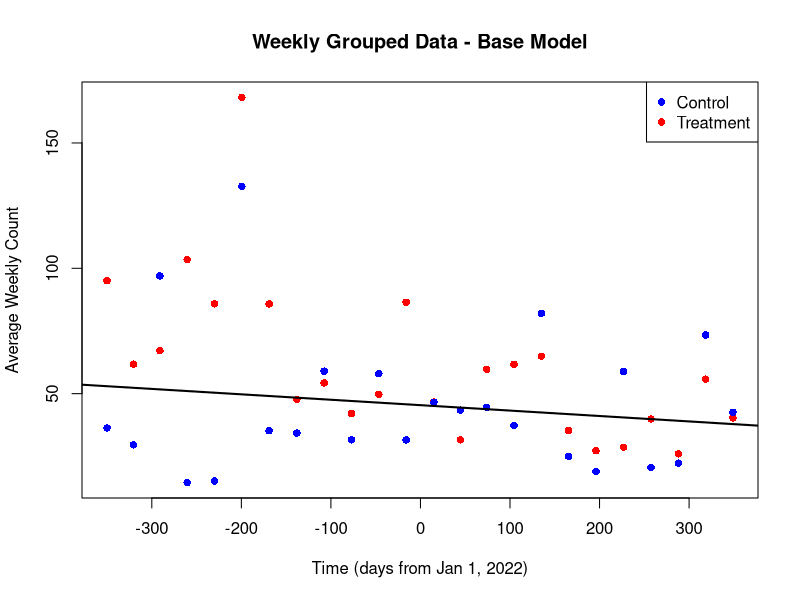
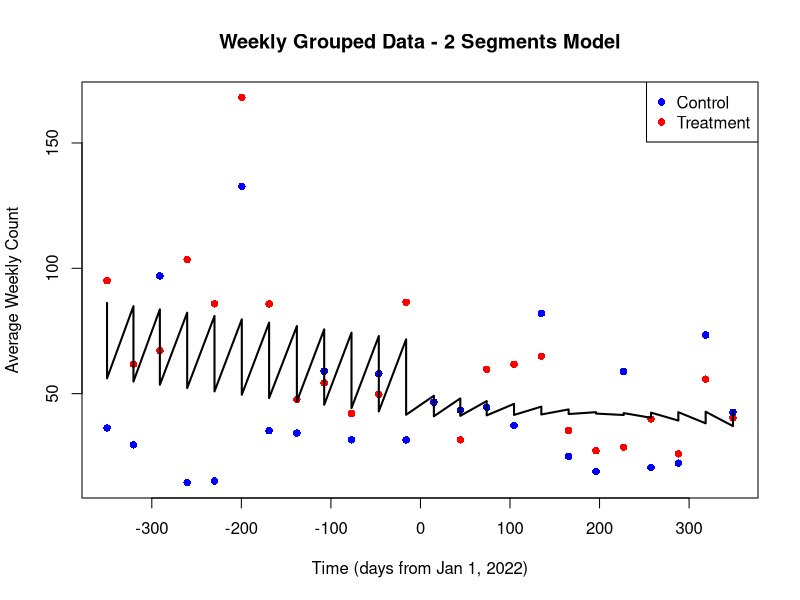
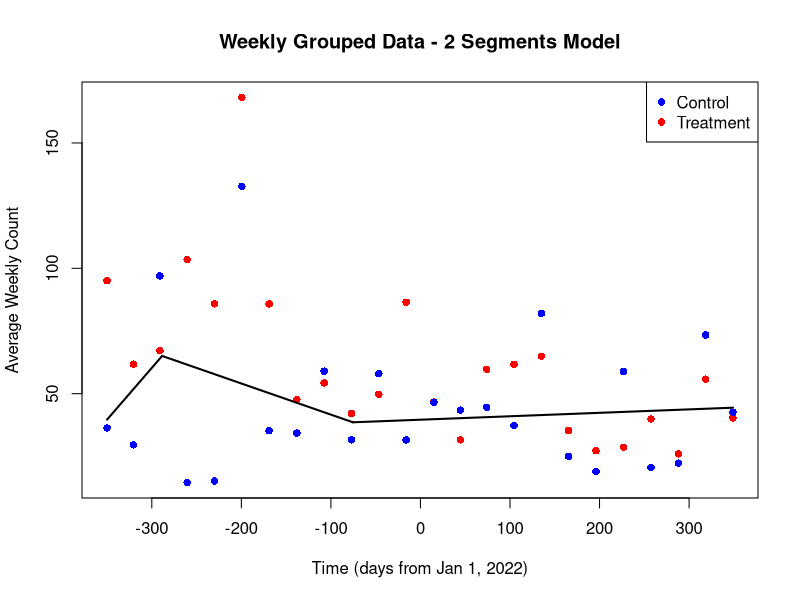
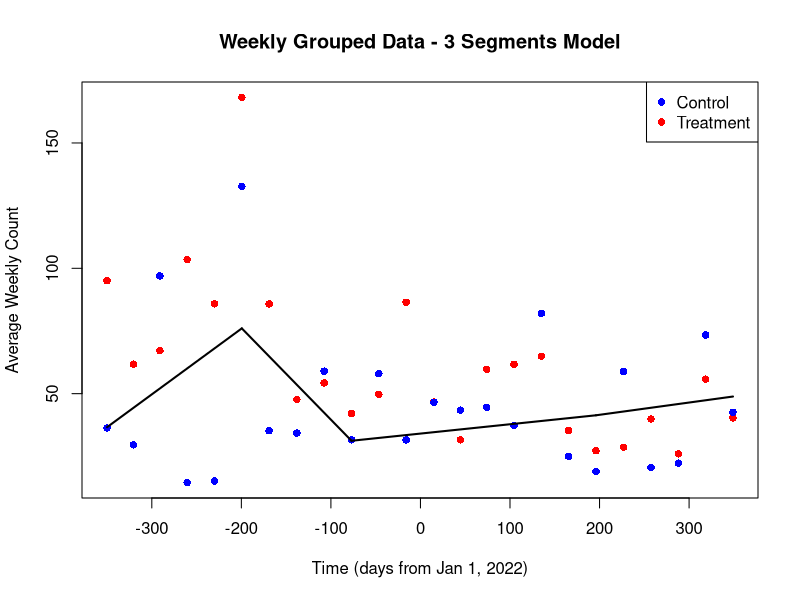
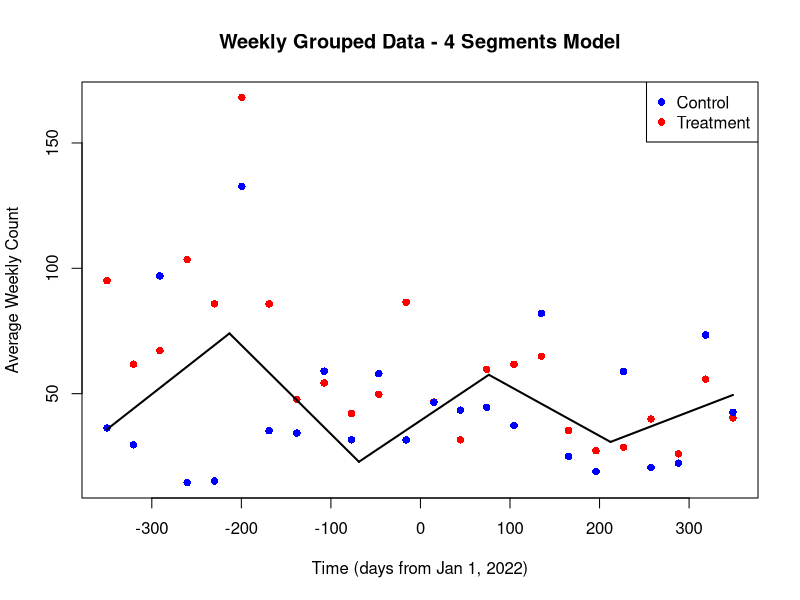

Reproduce these figures in R, in order. (Note: this script raises an error after producing the figures.)
## ---- chunk 1
if (!require(segmented)) install.packages("segmented")
if (!require(dplyr)) install.packages("dplyr")
if (!require(lubridate)) install.packages("lubridate")
if (!require(tidyverse)) install.packages("tidyverse")
if (!require(lmtest)) install.packages("lmtest")
if (!require(sandwich)) install.packages("sandwich")


library(segmented)
library(dplyr)
library(lubridate)
library(tidyverse)
library(lmtest)
library(sandwich)
## ---- chunk 2
df <- read.csv("df_Chocolate_full_tax_difference.csv")
df$date <- as.Date(df$date, format = "%d/%m/%Y")
#df <- read.csv("df_Soda_full_tax_difference.csv")
#$df$date <- as.Date(df$date, format = "%Y-%m-%d")

if (sum(is.na(df$date)) > 0) {
  print("Warning: Some dates couldn't be converted. Check the format.")
}

# Filter for years 2021 and 2022
df_filtered <- df %>%
  filter(year(date) %in% c(2021,2022))

#Creating Control Group
df_long <- df_filtered %>%
  pivot_longer(cols = c(full_tax_count, chocolate_count),
               names_to = "control",
               values_to = "count") %>%
  mutate(control = if_else(control == "full_tax_count", 0, 1))


# Create time variable (days since start of 2022)
df_long$time <- as.numeric(df_long$date - as.Date("2022-01-01"))

# Create intervention dummy: 0 for 2021,2023, 1 for 2022
df_long$intervention <- ifelse(year(df_long$date) == 2022, 1, 0)

# Create intervention dummy: 0 for 2021,2022, 1 for 2023
#df_long$post <- ifelse(year(df_long$date) == 2023, 1, 0)

# Add week information
df_long$week <- floor_date(df_long$date, "month")

# Group by week and control status
df_weekly <- df_long %>%
  group_by(week, control) %>%
  summarize(
    count = mean(count, na.rm = TRUE),
    time = mean(time, na.rm = TRUE),
    intervention = first(intervention),
    #post = first(post),
    .groups = "drop"
  )

# Prepare for regression
df_regression <- df_weekly %>%
  mutate(
    t = time,
    xSSB = 1-control,
    intervention = intervention,
    #post=post,
    xSSB_intervention = xSSB * intervention,
   # xSSB_post = xSSB * post,
    t_xSSB_intervention = t * xSSB * intervention,
   # t_xSSB_post = t * xSSB * post
  )
## ---- chunk 3
model <- lm(count ~ t + xSSB + xSSB_intervention  + t_xSSB_intervention , data = df_regression)
summary(model)

# MODIFIED PLOT - Color points by control status
plot(df_regression$t, df_regression$count, 
     col = ifelse(df_regression$control == 1, "blue", "red"),  # Blue for control, Red for treatment
     pch = 16, 
     cex = 1.0,  # Increased point size for weekly data
     main = "Weekly Grouped Data - Base Model",
     xlab = "Time (days from Jan 1, 2022)",
     ylab = "Average Weekly Count")
legend("topright", 
       legend = c("Control", "Treatment"), 
       col = c("blue", "red"), 
       pch = 16)
abline(model, col = "black", lwd = 2)

# Apply the Davies test to look for a significant breakpoint in `t`
davies.test(model, seg.Z = ~t)
## ---- chunk 4

seg_model <- segmented(model, seg.Z = ~t, 
                      psi = c(0),
                      control = seg.control(display = TRUE, it.max = 0))

summary(seg_model)

# MODIFIED PLOT - Color points by control status
plot(df_regression$t, df_regression$count, 
     col = ifelse(df_regression$control == 1, "blue", "red"),
     pch = 16, 
     cex = 1.0,
     main = "Weekly Grouped Data - 2 Segments Model",
     xlab = "Time (days from Jan 1, 2022)",
     ylab = "Average Weekly Count")
legend("topright", 
       legend = c("Control", "Treatment"), 
       col = c("blue", "red"), 
       pch = 16)

# Add the segmented line manually
pred_vals <- predict(seg_model)
lines(df_regression$t, pred_vals, col = "black", lwd = 2)
## ---- chunk 5
seg_model <- segmented(model, seg.Z = ~t, npsi=2,
      control = seg.control(display = TRUE, it.max = 100, 
                                             h = 10, # Minimum distance between breakpoints
                                             K = 20))
summary(seg_model)

# MODIFIED PLOT - Color points by control status
plot(df_regression$t, df_regression$count, 
     col = ifelse(df_regression$control == 1, "blue", "red"),
     pch = 16, 
     cex = 1.0,
     main = "Weekly Grouped Data - 2 Segments Model",
     xlab = "Time (days from Jan 1, 2022)",
     ylab = "Average Weekly Count")
legend("topright", 
       legend = c("Control", "Treatment"), 
       col = c("blue", "red"), 
       pch = 16)
plot(seg_model, add = TRUE, col = "black", lwd = 2)

davies.test(seg_model, seg.Z = ~t)
## ---- chunk 6
seg_model_3 <- segmented(model, seg.Z = ~t, npsi=3,
                         control = seg.control(display = TRUE, it.max = 100, 
                                             h = 10, # Minimum distance between breakpoints
                                             K = 50))
summary(seg_model_3)

# MODIFIED PLOT - Color points by control status
plot(df_regression$t, df_regression$count, 
     col = ifelse(df_regression$control == 1, "blue", "red"),
     pch = 16, 
     cex = 1.0,
     main = "Weekly Grouped Data - 3 Segments Model",
     xlab = "Time (days from Jan 1, 2022)",
     ylab = "Average Weekly Count")
legend("topright", 
       legend = c("Control", "Treatment"), 
       col = c("blue", "red"), 
       pch = 16)
plot(seg_model_3, add = TRUE, col = "black", lwd = 2)

davies.test(seg_model_3) 
## ---- chunk 7
seg_model_4 <- segmented(model, seg.Z = ~t, npsi=4,
                         control = seg.control(display = TRUE, it.max = 100, 
                                             h = 10, # Minimum distance between breakpoints
                                             K = 20))
summary(seg_model_4)

# MODIFIED PLOT - Color points by control status
plot(df_regression$t, df_regression$count, 
     col = ifelse(df_regression$control == 1, "blue", "red"),
     pch = 16, 
     cex = 1.0,
     main = "Weekly Grouped Data - 4 Segments Model",
     xlab = "Time (days from Jan 1, 2022)",
     ylab = "Average Weekly Count")
legend("topright", 
       legend = c("Control", "Treatment"), 
       col = c("blue", "red"), 
       pch = 16)
plot(seg_model_4, add = TRUE, col = "black", lwd = 2)

davies.test(seg_model_4) 
## ---- chunk 8
seg_model_5 <- segmented(model, seg.Z = ~t, npsi=5)
summary(seg_model_5)

# MODIFIED PLOT - Color points by control status
plot(df_regression$t, df_regression$count, 
     col = ifelse(df_regression$control == 1, "blue", "red"),
     pch = 16, 
     cex = 1.0,
     main = "Weekly Grouped Data - 5 Segments Model",
     xlab = "Time (days from Jan 1, 2022)",
     ylab = "Average Weekly Count")
legend("topright", 
       legend = c("Control", "Treatment"), 
       col = c("blue", "red"), 
       pch = 16)
plot(seg_model_5, add = TRUE, col = "black", lwd = 2)

davies.test(seg_model_5)
## ---- chunk 9
seg_model_5 <- segmented(model, 
                        seg.Z = ~t, 
                        psi = list(t = c(0, 365)), # Better starting values
                        control = seg.control(display = TRUE, it.max = 1, 
                                             h = 10, # Minimum distance between breakpoints
                                             K = 0)) # Maximum iterations for each breakpoint
summary(seg_model_5)
plot(df_regression$t, df_regression$count, 
     col = ifelse(df_regression$control == 1, "blue", "red"),
     pch = 16, 
     cex = 1.0,
     main = "Weekly Grouped Data - 5 Segments Model",
     xlab = "Time (days from Jan 1, 2022)",
     ylab = "Average Weekly Count")
legend("topright", 
       legend = c("Control", "Treatment"), 
       col = c("blue", "red"), 
       pch = 16)
plot(seg_model_5, add = TRUE, col = "black", lwd = 2)


## ---- chunk 10
AIC_base <- AIC(model)
AIC_seg2 <- AIC(seg_model)
AIC_seg3 <- AIC(seg_model_3)
AIC_seg4 <- AIC(seg_model_4)
#AIC_seg5 <- AIC(seg_model_5)


# Create a comparison table
model_comparison <- data.frame(
  Model = c("Base", "2 Segments", "3 Segments", "4 Segments"),#, "5 Segments"),
  AIC = c(AIC_base, AIC_seg2, AIC_seg3, AIC_seg4)#, AIC_seg5)
)

# Print the comparison table
print("Model Comparison using AIC (lower is better):")
print(model_comparison)

# Identify the best model
best_model <- model_comparison$Model[which.min(model_comparison$AIC)]
print(paste("The best model based on AIC is:", best_model)) 

#Breusch Godfrey test (Null hypothsis - no autocorrelation)
print("Strat Breusch Godfrey test")

for (x in 1:100) {
  bg <- bgtest(seg_model, order=x, type="Chisq")
  p_val <- bg$p.value  # Correctly extract p-value
  if(p_val<0.05){
     print(paste("Order", x, "p-value:", p_val)) 
  }
}

# Newey-West method
NW <- NeweyWest(seg_model,lag=100,prewhite =F,adjust=T)
NW_se <- sqrt(diag(NW))
print(NW_se)

nw_coef_test <- coeftest(seg_model_5, vcov = NW)

# Print the results with Newey-West robust standard errors
print("Coefficients with Newey-West robust standard errors:")
print(nw_coef_test)
